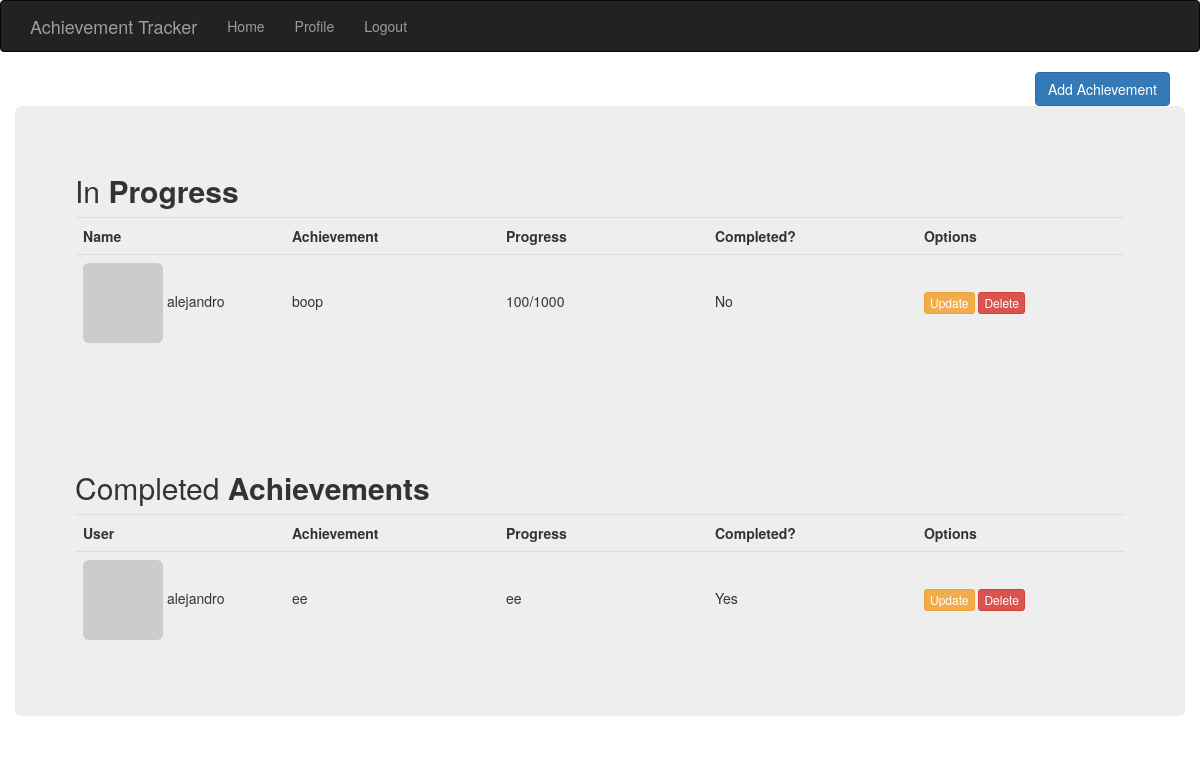
Page / (signed in) on the earlier database version.
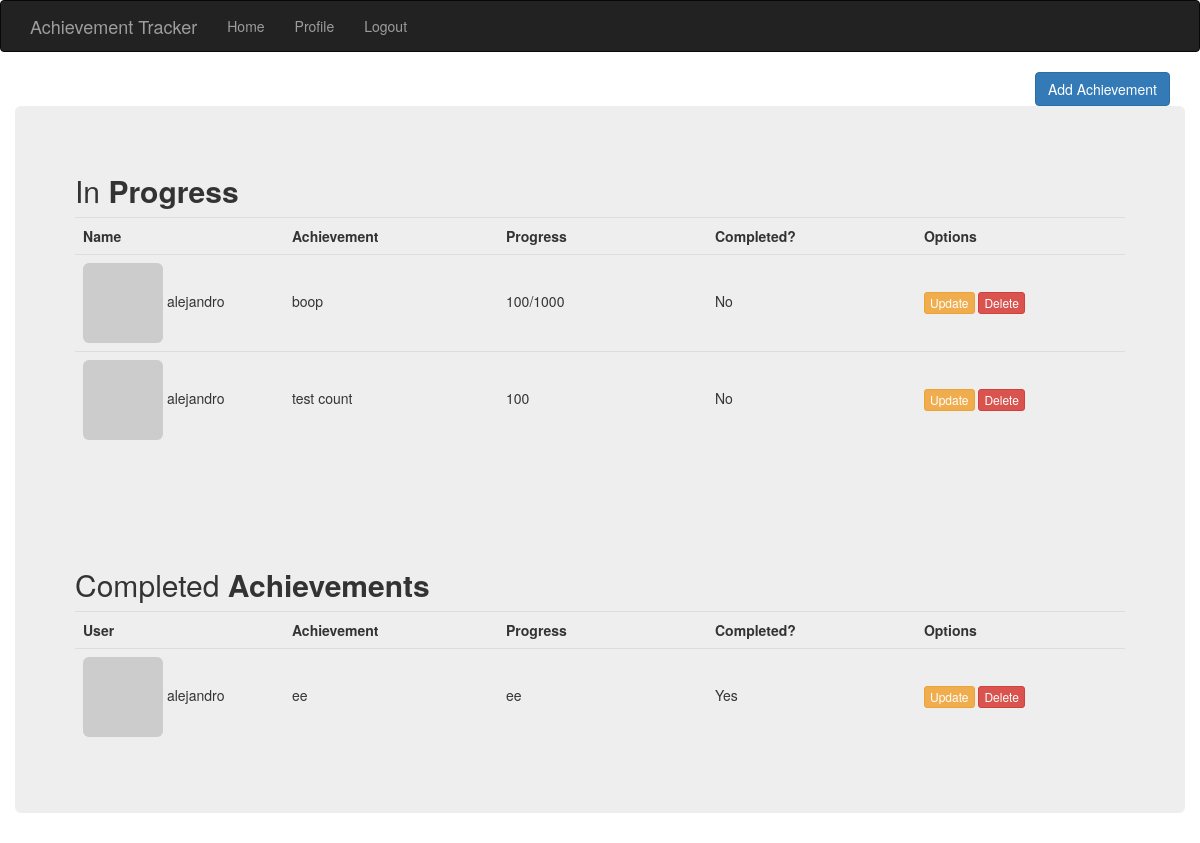
Same page on the later database version.
### models.py (models this page shows, shortened)
class Achievement(db.Model):
    __tablename__ = 'achievement'
    __table_args__ = {'extend_existing': True}
    id = db.Column(db.Integer, primary_key=True)
    achievement = db.Column(db.String(150), nullable=False)
    progress = db.Column(db.String(150), nullable=False)
    date_created = db.Column(db.DateTime, default=datetime.utcnow)
    isComplete = db.Column(db.Boolean(), unique=False, default=True)
    author_id = db.Column(db.Integer, db.ForeignKey('users.id'))
    author = db.relationship('User', backref='author', foreign_keys=[author_id])

class User(UserMixin, db.Model):
    __tablename__ = 'users'
    __table_args__ = {'extend_existing': True}
    id = db.Column(db.Integer, primary_key=True) # primary keys are required by SQLAlchemy
    email = db.Column(db.String(100), unique=True)
    name = db.Column(db.String(1000))
    password_hash = db.Column(db.String(128))
    avatar_hash = db.Column(db.String(32))
    def __repr__(self):
        return self.name
    @property
    def password(self):
        raise AttributeError('password is not a readable attribute')
    def gravatar_hash(self):
        return hashlib.md5(self.email.lower().encode('utf-8')).hexdigest()
    def gravatar(self, size=100, default='identicon', rating='g'):
        url = 'https://secure.gravatar.com/avatar'
        hash = self.avatar_hash or self.gravatar_hash()
        return '{url}/{hash}?s={size}&d={default}&r={rating}'.format(
            url=url, hash=hash, size=size, default=default, rating=rating)

### main/views.py (the view)
@main.route('/', methods=['GET', 'POST'])
def index():
    achievements = Achievement.query.order_by(Achievement.date_created)
    user = User.query.order_by(User.id)
    return render_template("index.html", achievements=achievements, user=user)

### models.py (called while the page is built)
@login_manager.user_loader
def load_user(user_id):
    return User.query.get(int(user_id))

### templates/index.html (shortened to what this page needs)
{% extends 'base.html' %}
{% import "bootstrap/wtf.html" as wtf %}
{% block styles %}
{{ super() }}
<link rel="stylesheet" href="{{ url_for('static', filename='styles.css') }}"/>
{% endblock styles %}
{% block page_content %}
	{% if current_user.is_authenticated %}
		<div class = "text-right">
			<a class = "btn btn-primary" href="{{ url_for('main.achievements') }}">Add Achievement</a>
		</div>
	{% endif %}
	<div class="row">
		<div class="col md-12">
			<div class="jumbotron p-3">
				<h2>In <b>Progress</b></h2>
					<table class="table table-hover table-dark">
						<tr>
							<th>Name</th>
							<th>Achievement</th>
							<th>Progress</th>
							<th>Completed?</th>
							{% if current_user.is_authenticated %}
								<th>Options</th>
							{% endif %}
						</tr>
						{% for achievement in achievements %}
							{% if not achievement.isComplete %}
								{% if achievement.author|string() == current_user.name|string() %}
									<tr>
										<td><img class="img-rounded" src="{{ achievement.author.gravatar(size=36) }}">  {{ achievement.author }}</td>
										<td>{{ achievement.achievement }}</td>
										<td>{{ achievement.progress }}</td>
										{% if achievement.isComplete %}
											<td>Yes</td>
										{% else %}
											<td>No</td>
										{% endif %}
										{% if current_user.is_authenticated %}
											<td><a class = "btn btn-warning btn-xs" href="/update/{{achievement.id}}">Update</a> <a class = "btn btn-danger btn-xs" onclick="return confirm('Are you sure you want to delete?')" href="/delete/{{achievement.id}}">Delete</a></td>
										{% endif %}
									</tr>
								{% endif %}
							{% endif %}
						{% endfor %}
					</table>
				<br>	<br>	<br>	<br>
				<h2>Completed <b>Achievements</b></h2>
					<table class="table table-hover table-dark">
						<tr>
							<th>User</th>
							<th>Achievement</th>
							<th>Progress</th>
							<th>Completed?</th>
							{% if current_user.is_authenticated %}
								<th>Options</th>
							{% endif %}
						</tr>
						{% for achievement in achievements %}
							{% if achievement.isComplete %}
								{% if achievement.author|string() == current_user.name|string() %}
									<tr>
										<td><img class="img-rounded" src="{{ achievement.author.gravatar(size=36) }}">  {{ achievement.author }}</td>
										<td>{{ achievement.achievement }}</td>
										<td>{{ achievement.progress }}</td>
										{% if achievement.isComplete %}
											<td>Yes</td>
										{% else %}
											<td>No</td>
										{% endif %}
										{% if current_user.is_authenticated %}
											<td><a class = "btn btn-warning btn-xs" href="/update/{{achievement.id}}">Update</a> <a class = "btn btn-danger btn-xs" onclick="return confirm('Are you sure you want to delete?')" href="/delete/{{achievement.id}}">Delete</a></td>
										{% endif %}
									</tr>
								{% endif %}
							{% endif %}
						{% endfor %}
					</table>
			</div>
		</div>
	</div>
{% endblock %}

### templates/base.html (shortened to what this page needs)
{% extends "bootstrap/base.html" %}
{% block styles %}
{{ super() }}
<link rel="stylesheet" href="{{ url_for('static', filename='styles.css') }}"/>
{% endblock styles %}
{% block navbar %}
<div class="navbar navbar-inverse" role="navigation">
    <div class="container">
        <div class="navbar-header">
            <a class="navbar-brand" href="{{ url_for('main.index') }}">Achievement Tracker</a>
        </div>
        <div class="navbar-collapse collapse">
            <ul class="nav navbar-nav">
                <li><a href="{{ url_for('main.index') }}">Home</a></li>
                {% if current_user.is_authenticated %}
                    <li><a href="{{ url_for('main.profile', username=current_user.name) }}">Profile</a></li>
                {% endif %}
                {% if current_user.is_authenticated %}
                    <li><a href="{{ url_for('auth.logout') }}">Logout</a></li>
                {% endif %}
            </ul>
        </div>
    </div>
</div>
{% endblock %}
{% block content %}
<div class="container">
    {% block page_content %}{% endblock %}
</div>
{% endblock %}

### static/styles.css (style rules this page uses)
th { padding-right: 75px; width: 100px; }
table { width: 100%; }
.table > tbody > tr > td { vertical-align: initial; }

Differences in the rows shown:
added Achievement: isComplete False (drawn), author "alejandro", achievement "test count", progress "100", shown under "In Progress"
